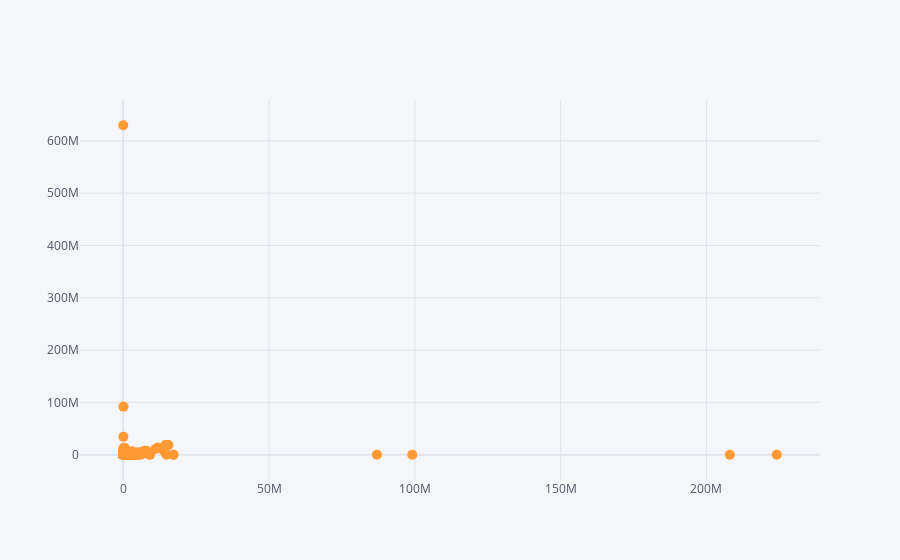

Notebook source saved alongside this figure:
### Code cell
check.iplot(kind='scatter',x='Test',y='Pred',mode='markers',size=10)

### Figure 1 — Plotly figure (JSON) as saved in the notebook; plotly's stock layout.template omitted (floating-point values rounded to 4 significant figures; data arrays with more than 128 entries replaced by an {"elided": "..."} marker saying what was removed)
{"data": [{"line": {"color": "rgba(255, 153, 51, 1.0)", "dash": "solid", "shape": "linear", "width": 1.3}, "marker": {"size": 10, "symbol": "circle"}, "mode": "markers", "name": "Pred", "text": "", "type": "scatter", "x": {"elided": "13128 float values"}, "y": {"elided": "13128 int values"}}], "layout": {"legend": {"bgcolor": "#F5F6F9", "font": {"color": "#4D5663"}}, "paper_bgcolor": "#F5F6F9", "plot_bgcolor": "#F5F6F9", "title": {"font": {"color": "#4D5663"}}, "xaxis": {"gridcolor": "#E1E5ED", "showgrid": true, "tickfont": {"color": "#4D5663"}, "title": {"font": {"color": "#4D5663"}, "text": ""}, "zerolinecolor": "#E1E5ED"}, "yaxis": {"gridcolor": "#E1E5ED", "showgrid": true, "tickfont": {"color": "#4D5663"}, "title": {"font": {"color": "#4D5663"}, "text": ""}, "zerolinecolor": "#E1E5ED"}}}
